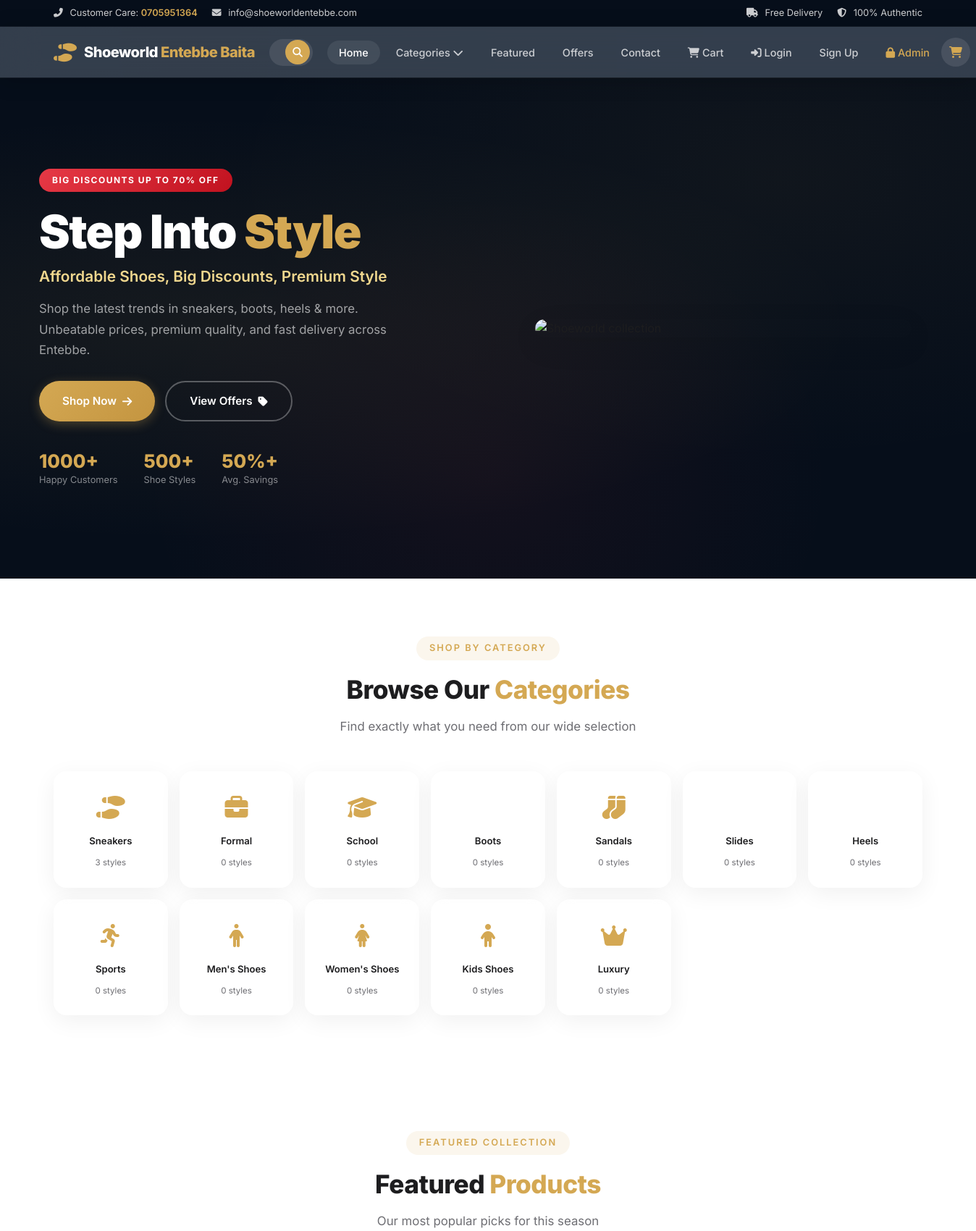
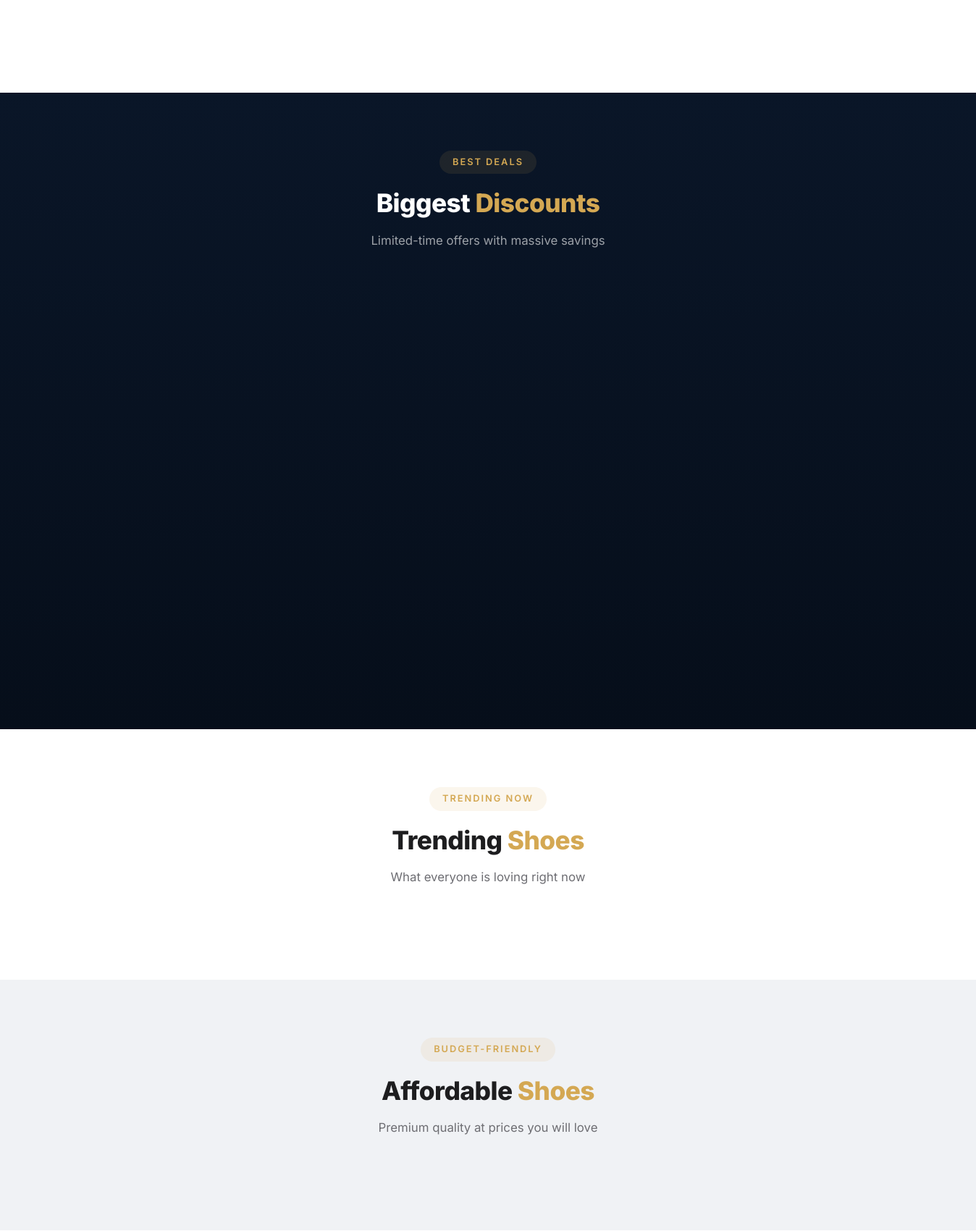
The page / (upper part) on the database its author committed (2 pictures, top to bottom).
### app.py (models this page shows, shortened)
class Category(db.Model):
    id = db.Column(db.Integer, primary_key=True)
    name = db.Column(db.String(100), nullable=False)
    slug = db.Column(db.String(100), unique=True, nullable=False)
    icon = db.Column(db.String(50), default='fa-shoe-prints')
    products = db.relationship('Product', backref='category', lazy=True, cascade='all, delete-orphan')

### app.py (the view)
@app.route('/')
def home():
    featured = Product.query.filter_by(featured=True).order_by(Product.created_at.desc()).limit(8).all()
    discounts = Product.query.order_by(Product.discount_price.asc()).limit(6).all()
    trending = Product.query.filter_by(trending=True).order_by(Product.created_at.desc()).limit(6).all()
    affordable = Product.query.filter_by(affordable=True).order_by(Product.discount_price.asc()).limit(6).all()
    return render_template('index.html',
                           featured=featured,
                           discounts=discounts,
                           trending=trending,
                           affordable=affordable)

### app.py (called while the page is built, shortened)
@app.context_processor
def inject_globals():
    categories = Category.query.all()
    cart = session.get('cart', [])
    cart_count = sum(item['quantity'] for item in cart)
    cart_total = 0
    cart_items = []
    user = None
    if session.get('user_id'):
        user = User.query.get(session['user_id'])
    return dict(
        categories=categories,
        cart_count=cart_count,
        cart_items=cart_items,
        cart_total=cart_total,
        current_user=user
    )

@app.template_filter('format_price')
def format_price(amount):
    return f'UGX {amount:,.0f}'

### templates/index.html (shortened to what this page needs)
{% extends "base.html" %}
{% block content %}
<section class="hero" id="home">
  <div class="hero-bg"></div>
  <div class="container hero-content">
    <div class="hero-text">
      <span class="hero-badge">BIG DISCOUNTS UP TO 70% OFF</span>
      <h1>Step Into <span class="text-highlight">Style</span></h1>
      <p class="hero-subtitle">Affordable Shoes, Big Discounts, Premium Style</p>
      <p class="hero-desc">Shop the latest trends in sneakers, boots, heels &amp; more. Unbeatable prices, premium quality, and fast delivery across Entebbe.</p>
      <div class="hero-buttons">
        <a href="#featured" class="btn btn-primary">Shop Now <i class="fas fa-arrow-right"></i></a>
        <a href="#discounts" class="btn btn-outline">View Offers <i class="fas fa-tag"></i></a>
      </div>
      <div class="hero-stats">
        <div class="stat"><span class="stat-num">1000+</span><span class="stat-label">Happy Customers</span></div>
        <div class="stat"><span class="stat-num">500+</span><span class="stat-label">Shoe Styles</span></div>
        <div class="stat"><span class="stat-num">50%+</span><span class="stat-label">Avg. Savings</span></div>
      </div>
    </div>
    <div class="hero-image">
      <img src="https://images.unsplash.com/photo-1556742049-0cfed4f6a45d?w=600&h=500&fit=crop&q=80" alt="Shoeworld collection" loading="lazy" />
    </div>
  </div>
</section>
<section class="section categories-section" id="categories">
  <div class="container">
    <div class="section-header">
      <span class="section-tag">Shop By Category</span>
      <h2>Browse Our <span class="text-highlight">Categories</span></h2>
      <p>Find exactly what you need from our wide selection</p>
    </div>
    <div class="categories-grid">
      {% for cat in categories %}
      <a href="{{ url_for('category_page', slug=cat.slug) }}" class="category-card">
        <div class="category-icon"><i class="fas {{ cat.icon }}"></i></div>
        <span class="category-name">{{ cat.name }}</span>
        <span class="category-count">{{ cat.products|length }} styles</span>
      </a>
      {% endfor %}
    </div>
  </div>
</section>
<section class="section featured-section" id="featured">
  <div class="container">
    <div class="section-header">
      <span class="section-tag">Featured Collection</span>
      <h2>Featured <span class="text-highlight">Products</span></h2>
      <p>Our most popular picks for this season</p>
    </div>
  </div>
</section>
<section class="section discounts-section" id="discounts">
  <div class="container">
    <div class="section-header">
      <span class="section-tag">Best Deals</span>
      <h2>Biggest <span class="text-highlight">Discounts</span></h2>
      <p>Limited-time offers with massive savings</p>
    </div>
    <div class="products-grid">
    </div>
  </div>
</section>
<section class="section trending-section" id="trending">
  <div class="container">
    <div class="section-header">
      <span class="section-tag">Trending Now</span>
      <h2>Trending <span class="text-highlight">Shoes</span></h2>
      <p>What everyone is loving right now</p>
    </div>
  </div>
</section>
<section class="section affordable-section" id="affordable">
  <div class="container">
    <div class="section-header">
      <span class="section-tag">Budget-Friendly</span>
      <h2>Affordable <span class="text-highlight">Shoes</span></h2>
      <p>Premium quality at prices you will love</p>
    </div>
  </div>
</section>
{% endblock %}

### rows shown on the page
Category: name "Sneakers", products|length "3"
Category: name "Formal", products|length "0"
Category: name "School", products|length "0"
Category: name "Boots", products|length "0"
Category: name "Sandals", products|length "0"
Category: name "Slides", products|length "0"
Category: name "Heels", products|length "0"
Category: name "Sports", products|length "0"
Category: name "Men's Shoes", products|length "0"
Category: name "Women's Shoes", products|length "0"
Category: name "Kids Shoes", products|length "0"
Category: name "Luxury", products|length "0"
